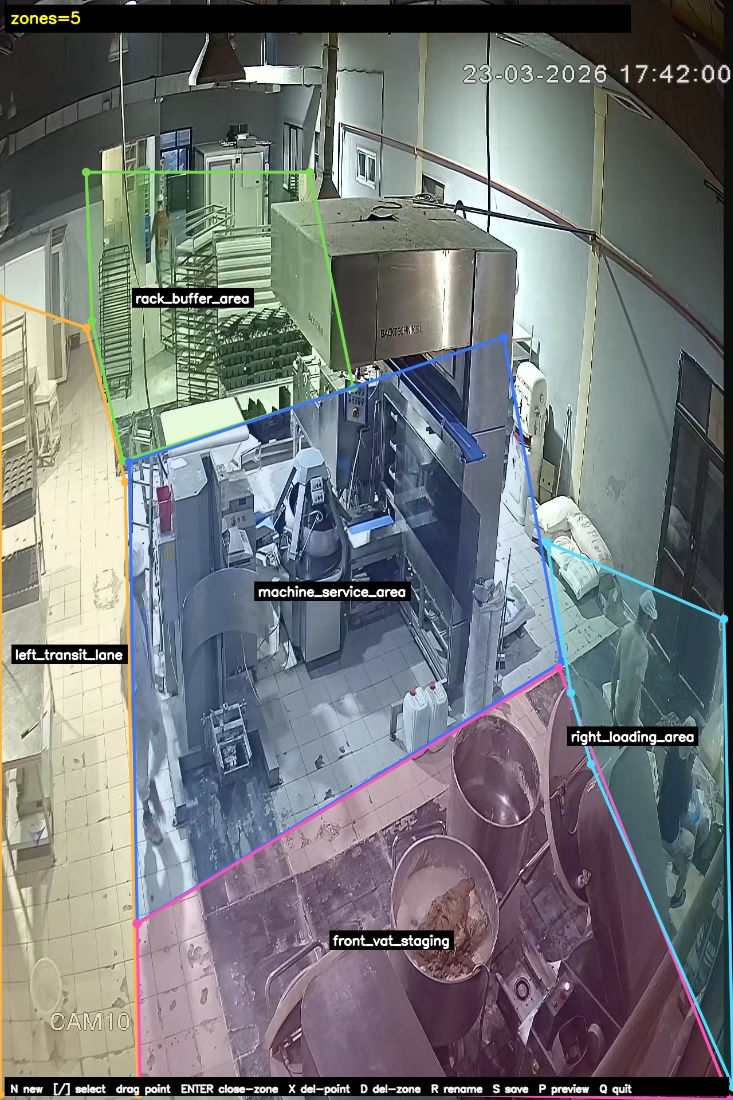
#> input picture zones/cam10_zone_suggestions_preview.jpg, 733 x 1100 px
$ python annotate_zones.py --image ../zones/cam10_zone_suggestions_preview.jpg
#> lines starting #> are read from the running program, lines starting #| are printed output that depends on the picture
import argparse
import json
import sys
from pathlib import Path

import cv2
import numpy as np


DISPLAY_MAX_W = 1750
DISPLAY_MAX_H = 1100
POINT_RADIUS = 7
PICK_RADIUS = 18


def ensure_project_root() -> None:
    project_root = Path(__file__).resolve().parents[2]
    if str(project_root) not in sys.path:
        sys.path.insert(0, str(project_root))


def get_display_scale(width: int, height: int) -> float:
    return min(DISPLAY_MAX_W / width, DISPLAY_MAX_H / height, 1.0)


def load_zones(path: Path) -> list[dict]:
    if not path.exists():
        return []
    return json.loads(path.read_text(encoding="utf-8"))


def save_zones(path: Path, zones: list[dict]) -> None:
    path.parent.mkdir(parents=True, exist_ok=True)
    path.write_text(json.dumps(zones, indent=2, ensure_ascii=False) + "\n", encoding="utf-8")


def auto_color(index: int) -> list[int]:
    palette = [
        [60, 180, 255],
        [80, 220, 120],
        [255, 120, 60],
        [180, 80, 255],
        [255, 220, 80],
        [80, 255, 220],
        [220, 120, 255],
    ]
    return palette[index % len(palette)]


def render_scene(
    image: np.ndarray,
    zones: list[dict],
    selected_idx: int,
    draft_points: list[tuple[int, int]] | None = None,
    draft_name: str | None = None,
    hover_point: tuple[int, int] | None = None,
) -> np.ndarray:
    display = image.copy()
    height, width = image.shape[:2]

    for idx, zone in enumerate(zones):
        pts = np.array(zone["points"], dtype=np.int32)
        color = tuple(int(c) for c in zone.get("color", auto_color(idx)))
        overlay = display.copy()
        cv2.fillPoly(overlay, [pts], color)
        alpha = 0.16 if idx != selected_idx else 0.28
        display = cv2.addWeighted(overlay, alpha, display, 1 - alpha, 0)
        thickness = 5 if idx == selected_idx else 3
        cv2.polylines(display, [pts], True, color, thickness, cv2.LINE_AA)

        for p_idx, (px, py) in enumerate(zone["points"]):
            point_color = (0, 0, 255) if idx == selected_idx else color
            cv2.circle(display, (px, py), POINT_RADIUS, point_color, -1, cv2.LINE_AA)
            if idx == selected_idx:
                cv2.putText(
                    display,
                    str(p_idx),
                    (px + 8, py - 8),
                    cv2.FONT_HERSHEY_SIMPLEX,
                    0.6,
                    (255, 255, 255),
                    2,
                    cv2.LINE_AA,
                )

        cx = int(np.mean(pts[:, 0]))
        cy = int(np.mean(pts[:, 1]))
        label = zone["name"]
        (tw, th), _ = cv2.getTextSize(label, cv2.FONT_HERSHEY_SIMPLEX, 0.75, 2)
        cv2.rectangle(display, (cx - tw // 2 - 6, cy - th - 8), (cx + tw // 2 + 6, cy + 8), (0, 0, 0), -1)
        cv2.putText(display, label, (cx - tw // 2, cy), cv2.FONT_HERSHEY_SIMPLEX, 0.75, (255, 255, 255), 2, cv2.LINE_AA)

    if draft_points:
        draft_color = (0, 255, 255)
        for px, py in draft_points:
            cv2.circle(display, (px, py), POINT_RADIUS, draft_color, -1, cv2.LINE_AA)
        if len(draft_points) >= 2:
            cv2.polylines(display, [np.array(draft_points, dtype=np.int32)], False, draft_color, 3, cv2.LINE_AA)
        if hover_point is not None and draft_points:
            cv2.line(display, draft_points[-1], hover_point, draft_color, 2, cv2.LINE_AA)
        if draft_name:
            label = f"new: {draft_name}"
            cv2.rectangle(display, (20, 70), (340, 108), (0, 0, 0), -1)
            cv2.putText(display, label, (28, 98), cv2.FONT_HERSHEY_SIMPLEX, 0.8, draft_color, 2, cv2.LINE_AA)

    top = f"zones={len(zones)}"
    if 0 <= selected_idx < len(zones):
        top += f" | selected={zones[selected_idx]['name']}"
    bottom = "N new  [/] select  drag point  ENTER close-zone  X del-point  D del-zone  R rename  S save  P preview  Q quit"
    cv2.rectangle(display, (8, 8), (min(width - 8, 1100), 56), (0, 0, 0), -1)
    cv2.rectangle(display, (8, height - 40), (min(width - 8, 1450), height - 8), (0, 0, 0), -1)
    cv2.putText(display, top, (18, 40), cv2.FONT_HERSHEY_SIMPLEX, 0.9, (0, 255, 255), 2, cv2.LINE_AA)
    cv2.putText(display, bottom, (18, height - 14), cv2.FONT_HERSHEY_SIMPLEX, 0.58, (240, 240, 240), 2, cv2.LINE_AA)

    scale = get_display_scale(width, height)
    if scale < 1.0:
        display = cv2.resize(display, None, fx=scale, fy=scale)
    return display


# [45 lines left out: functions overlay_prompt, ask_text_in_window, find_nearest_point, not called in this run]


def export_preview(image: np.ndarray, zones: list[dict], path: Path) -> None:
    preview = render_scene(image, zones, -1)
    path.parent.mkdir(parents=True, exist_ok=True)
    cv2.imwrite(str(path), preview)


def annotate(image_path: Path, zones_path: Path, output_path: Path, preview_path: Path | None, render_only: bool) -> None:
#> called with render_only = False
    image = cv2.imread(str(image_path))
#> image is the input picture: shape (1100, 733, 3); mean B, G, R 119.8, 118.8, 115.5
    if image is None:
        raise RuntimeError(f"Cannot read image: {image_path}")

    zones = load_zones(zones_path)
#> (reads zones/cam10_zone_suggestions.json from the repository)
    if output_path.exists() and output_path != zones_path:
        zones = load_zones(output_path)
#> (reads zones/cam10_zones_final.json from the repository)

    if render_only:
        export_preview(image, zones, preview_path or output_path.with_suffix(".preview.jpg"))
        return

    win_name = "Zone Annotator"
    cv2.namedWindow(win_name, cv2.WINDOW_NORMAL)
    height, width = image.shape[:2]
#> height = 1100; width = 733
    scale = get_display_scale(width, height)
#> scale = 1

    selected_idx = 0 if zones else -1
    draft_points: list[tuple[int, int]] = []
    draft_name: str | None = None
    hover_point: tuple[int, int] | None = None
    drag_state = {"active": False, "point_idx": None}

    def render_base() -> np.ndarray:
        return render_scene(image, zones, selected_idx, draft_points or None, draft_name, hover_point)
#> the loop in render_scene, `for idx, zone in enumerate(zones):` made 5 passes
#> pass 1, in render_scene, `display = cv2.addWeighted(overlay, alpha, display, 1 - alpha, 0)`:
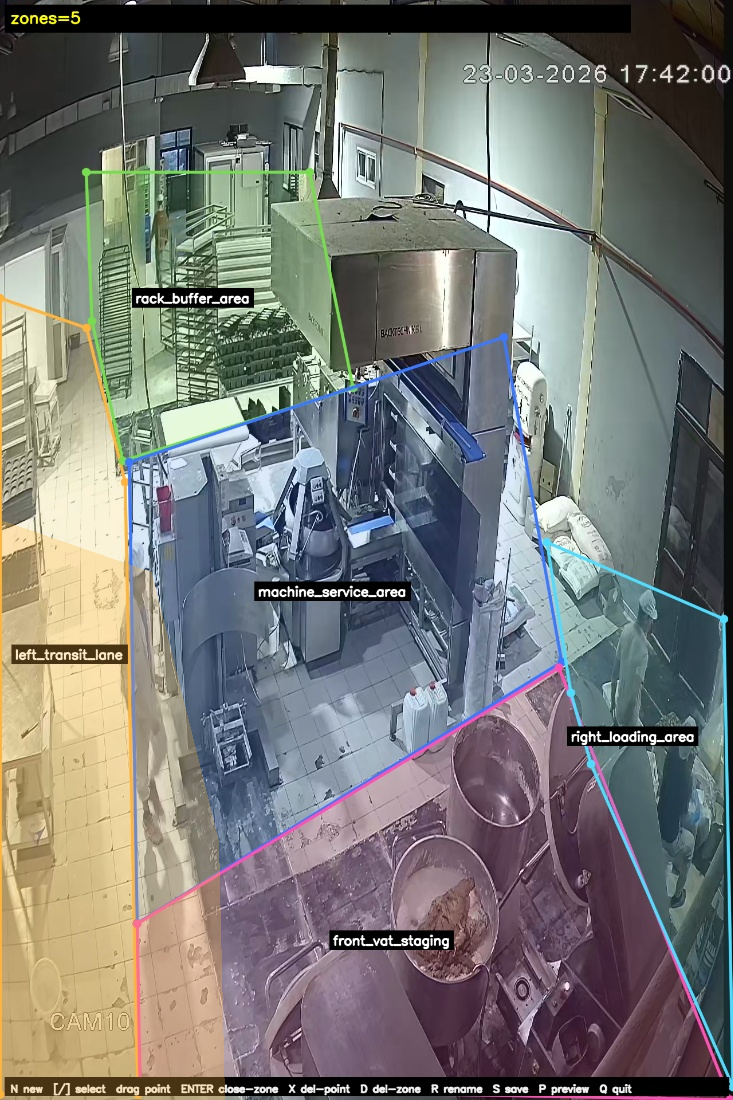
#> display: shape (1100, 733, 3); mean B, G, R 116, 119.3, 118.6
#> pass 2, in render_scene, `display = cv2.addWeighted(overlay, alpha, display, 1 - alpha, 0)`:
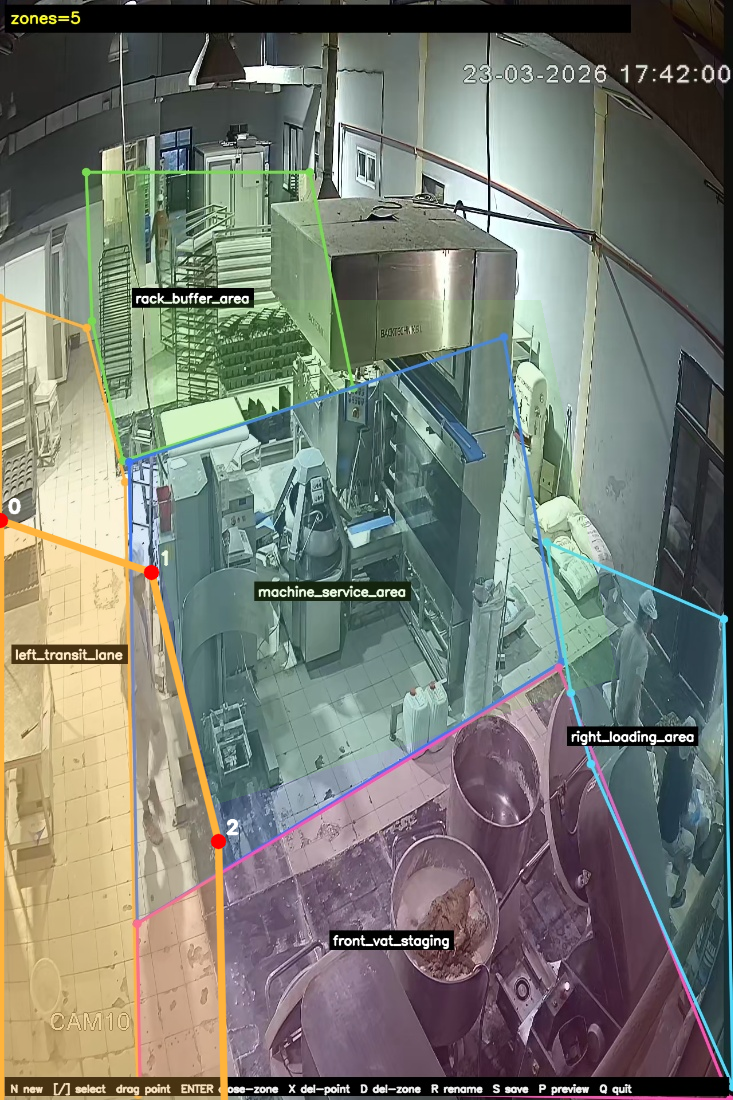
#> display: shape (1100, 733, 3); mean B, G, R 113.3, 123, 119.8
#> pass 3, in render_scene, `overlay = display.copy()`:
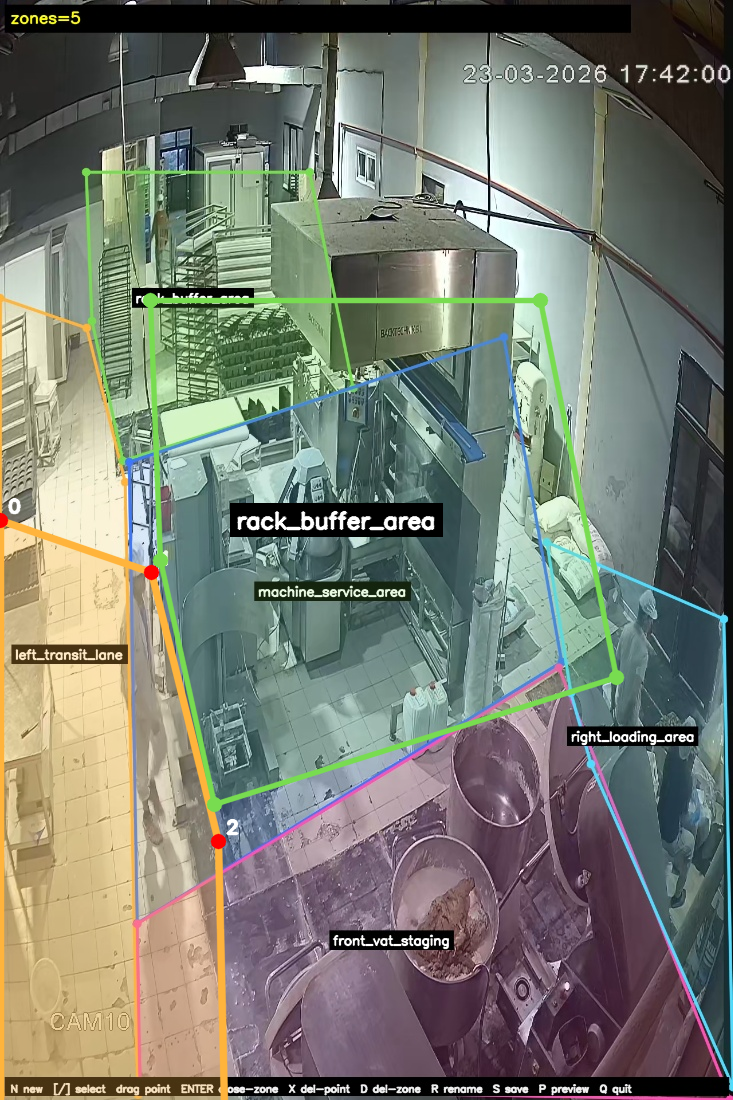
#> overlay: shape (1100, 733, 3); mean B, G, R 111.9, 123.1, 119.3
#> after the loop in render_scene, `for idx, zone in enumerate(zones):`:
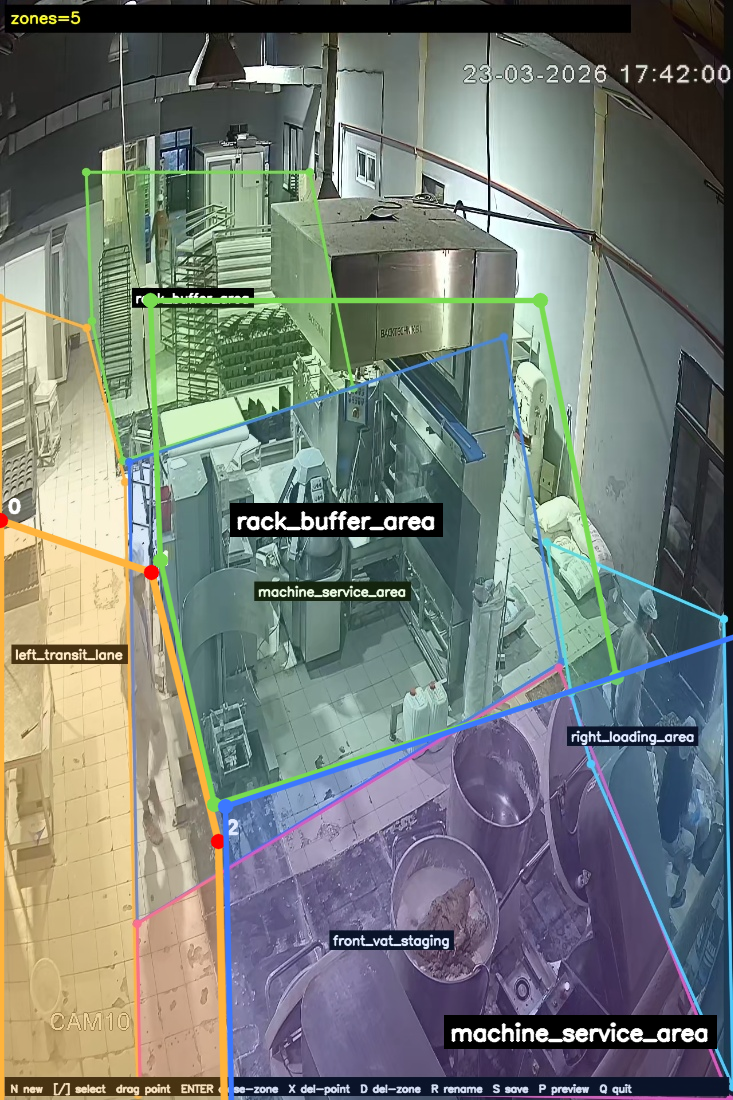
#> display: shape (1100, 733, 3); mean B, G, R 117.9, 124, 117.2

    def refresh() -> None:
        cv2.imshow(win_name, render_base())

    # [33 lines left out: function mouse_cb, not called in this run]

    cv2.setMouseCallback(win_name, mouse_cb)
    refresh()

    while True:
        key = cv2.waitKey(0) & 0xFF
#> (key q is pressed here)

        if key in (ord("q"), 27):
            save_zones(output_path, zones)
            if preview_path:
                export_preview(image, zones, preview_path)
#> call 2 of render_scene, with selected_idx = -1
#> the loop in render_scene (call 2), `for idx, zone in enumerate(zones):` made 5 passes
#> tw on passes 1 to 5: 190, 201, 260, 205, 217
#> in render_scene (call 2), `cv2.putText(display, bottom, (18, height - 14), cv2.FONT_HERSHEY_SIMPL..`:
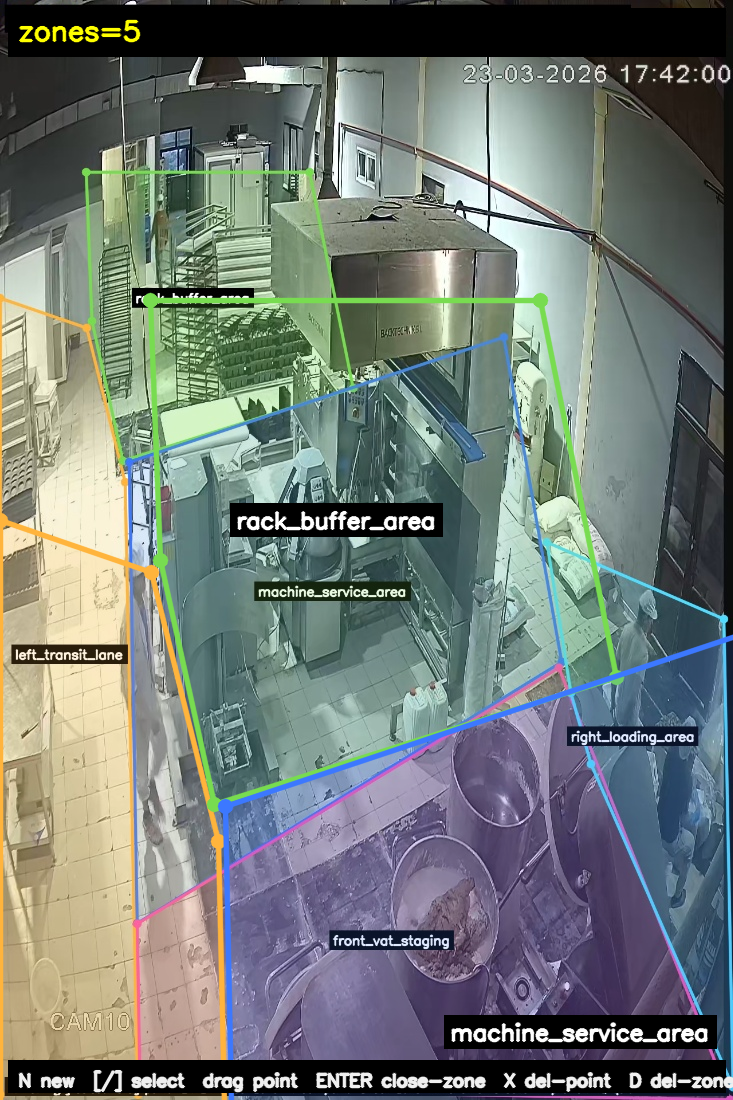
#> display: shape (1100, 733, 3); mean B, G, R 116.7, 121.5, 113
            cv2.destroyAllWindows()
            print(f"Saved and quit: {output_path}")
            return

        if key == ord("s"):
            save_zones(output_path, zones)
            if preview_path:
                export_preview(image, zones, preview_path)
            print(f"Saved: {output_path}")
            refresh()
            continue

        if key == ord("p"):
            out = preview_path or output_path.with_suffix(".preview.jpg")
            export_preview(image, zones, out)
            print(f"Preview saved: {out}")
            refresh()
            continue

        if key == ord("n"):
            default_name = f"zone_{len(zones) + 1}"
            name = ask_text_in_window(win_name, render_base, "New zone name", default_name)
            if name:
                draft_name = name
                draft_points = []
                hover_point = None
            refresh()
            continue

        if key in (13, 32) and draft_name is not None:
            if len(draft_points) >= 3:
                zones.append(
                    {
                        "name": draft_name,
                        "points": [[int(x), int(y)] for x, y in draft_points],
                        "color": auto_color(len(zones)),
                    }
                )
                selected_idx = len(zones) - 1
            draft_name = None
            draft_points = []
            hover_point = None
            refresh()
            continue

        if key == ord("[") and zones:
            selected_idx = (selected_idx - 1) % len(zones)
            refresh()
            continue

        if key == ord("]") and zones:
            selected_idx = (selected_idx + 1) % len(zones)
            refresh()
            continue

        if key == ord("d") and 0 <= selected_idx < len(zones):
            zones.pop(selected_idx)
            selected_idx = min(selected_idx, len(zones) - 1)
            refresh()
            continue

        if key == ord("x") and 0 <= selected_idx < len(zones):
            points = zones[selected_idx]["points"]
            if hover_point is not None:
                point_idx = find_nearest_point(points, hover_point[0], hover_point[1])
                if point_idx is not None and len(points) > 3:
                    points.pop(point_idx)
            refresh()
            continue

        if key == ord("r") and 0 <= selected_idx < len(zones):
            current = zones[selected_idx]["name"]
            renamed = ask_text_in_window(win_name, render_base, "Rename zone", current)
            if renamed:
                zones[selected_idx]["name"] = renamed
            refresh()
            continue

        if key == ord("c") and 0 <= selected_idx < len(zones):
            zones[selected_idx]["color"] = auto_color(selected_idx + 1)
            refresh()
            continue


def main() -> None:
    parser = argparse.ArgumentParser(description="Interactive polygon zone annotation for article_pack.")
    parser.add_argument(
        "--image",
        default="article_pack/tracking_benchmark/clip_B/frames/clip_B_000001.jpg",
        help="Background image for zone drawing",
    )
    parser.add_argument(
        "--zones",
        default="article_pack/zones/cam10_zone_suggestions.json",
        help="Input zones JSON",
    )
    parser.add_argument(
        "--output",
        default="article_pack/zones/cam10_zones_final.json",
        help="Output zones JSON",
    )
    parser.add_argument(
        "--preview-out",
        default="article_pack/zones/cam10_zone_suggestions_preview.jpg",
        help="Optional preview image output",
    )
    parser.add_argument(
        "--render-only",
        action="store_true",
        help="Render zones to preview image and exit",
    )
    args = parser.parse_args()

    ensure_project_root()
    annotate(
        image_path=Path(args.image),
        zones_path=Path(args.zones),
        output_path=Path(args.output),
        preview_path=Path(args.preview_out) if args.preview_out else None,
        render_only=args.render_only,
    )


if __name__ == "__main__":
    main()
